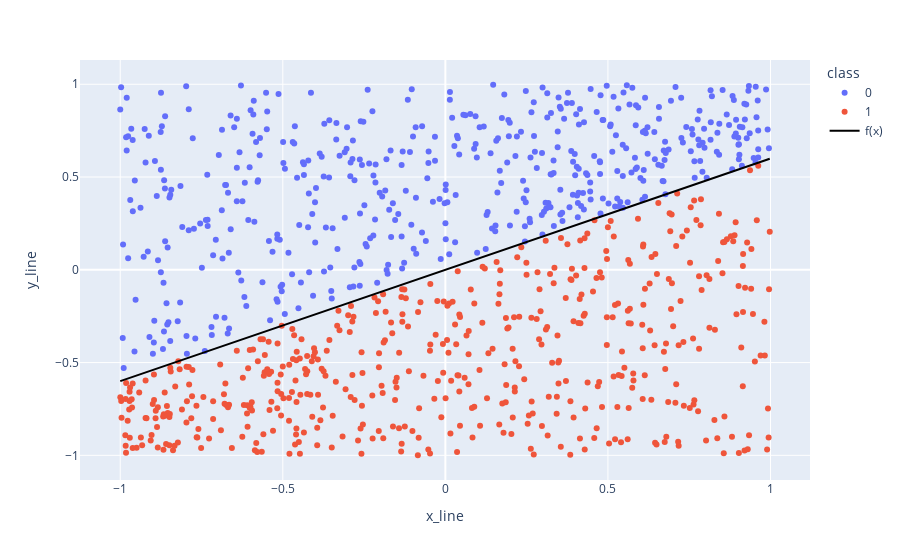

The notebook cell saved with this chart:
### Markdown cell above
## Linear classification

In the 1950s, psychologist Frank Rosenblatt created the Perceptron, a mathematical model inspired by the workings of the human brain. The Perceptron is a linear classifier that tries to find a line (or hyperplane) that separates data into different classes. The idea is that by adjusting the weights of the inputs, the Perceptron can learn to correctly classify the data.

Thinking mathematically, the perceptron finds one of the lines that separates the data. This line is called a hyperplane, and the goal of the perceptron is to find the hyperplane that best separates the data into different classes. The perceptron tries to minimize the distance between the data points and the hyperplane by adjusting the weights of the inputs.

### Code cell
alpha = 0
beta = 0.6

def f(x):
    return beta * x + alpha

data['x_line'] = np.random.rand(N) * 2 - 1
data['y_line'] = f(data['x_line'])
data['random'] = np.random.rand(N)
data['y_line'] = np.where(
    data['class'] == '0',
    data['y_line'] + data['random'] * (1 - data['y_line']),
    data['y_line'] - data['random'] * (1 + data['y_line']),
)
data = data.drop(columns=['random'])

fig = px.scatter(
    data,
    x='x_line',
    y='y_line',
    color='class',
)

fig.add_trace(
    go.Scatter(
        x=data['x_line'],
        y=f(data['x_line']),
        mode='lines',
        line=dict(color='black', width=2),
        name='f(x)',
    )
)

fig.show()

### Figure 1 — Plotly figure (JSON) as saved in the notebook; plotly's stock layout.template omitted (floating-point values rounded to 4 significant figures; data arrays with more than 128 entries replaced by an {"elided": "..."} marker saying what was removed)
{"data": [{"hovertemplate": "class=0<br>x_line=%{x}<br>y_line=%{y}<extra></extra>", "legendgroup": "0", "marker": {"color": "#636efa", "symbol": "circle"}, "mode": "markers", "name": "0", "orientation": "v", "showlegend": true, "type": "scatter", "x": {"elided": "490 float values"}, "xaxis": "x", "y": {"elided": "490 float values"}, "yaxis": "y"}, {"hovertemplate": "class=1<br>x_line=%{x}<br>y_line=%{y}<extra></extra>", "legendgroup": "1", "marker": {"color": "#EF553B", "symbol": "circle"}, "mode": "markers", "name": "1", "orientation": "v", "showlegend": true, "type": "scatter", "x": {"elided": "510 float values"}, "xaxis": "x", "y": {"elided": "510 float values"}, "yaxis": "y"}, {"line": {"color": "black", "width": 2}, "mode": "lines", "name": "f(x)", "type": "scatter", "x": {"elided": "1000 float values"}, "y": {"elided": "1000 float values"}}], "layout": {"legend": {"title": {"text": "class"}, "tracegroupgap": 0}, "margin": {"t": 60}, "xaxis": {"anchor": "y", "domain": [0, 1], "title": {"text": "x_line"}}, "yaxis": {"anchor": "x", "domain": [0, 1], "title": {"text": "y_line"}}}}
